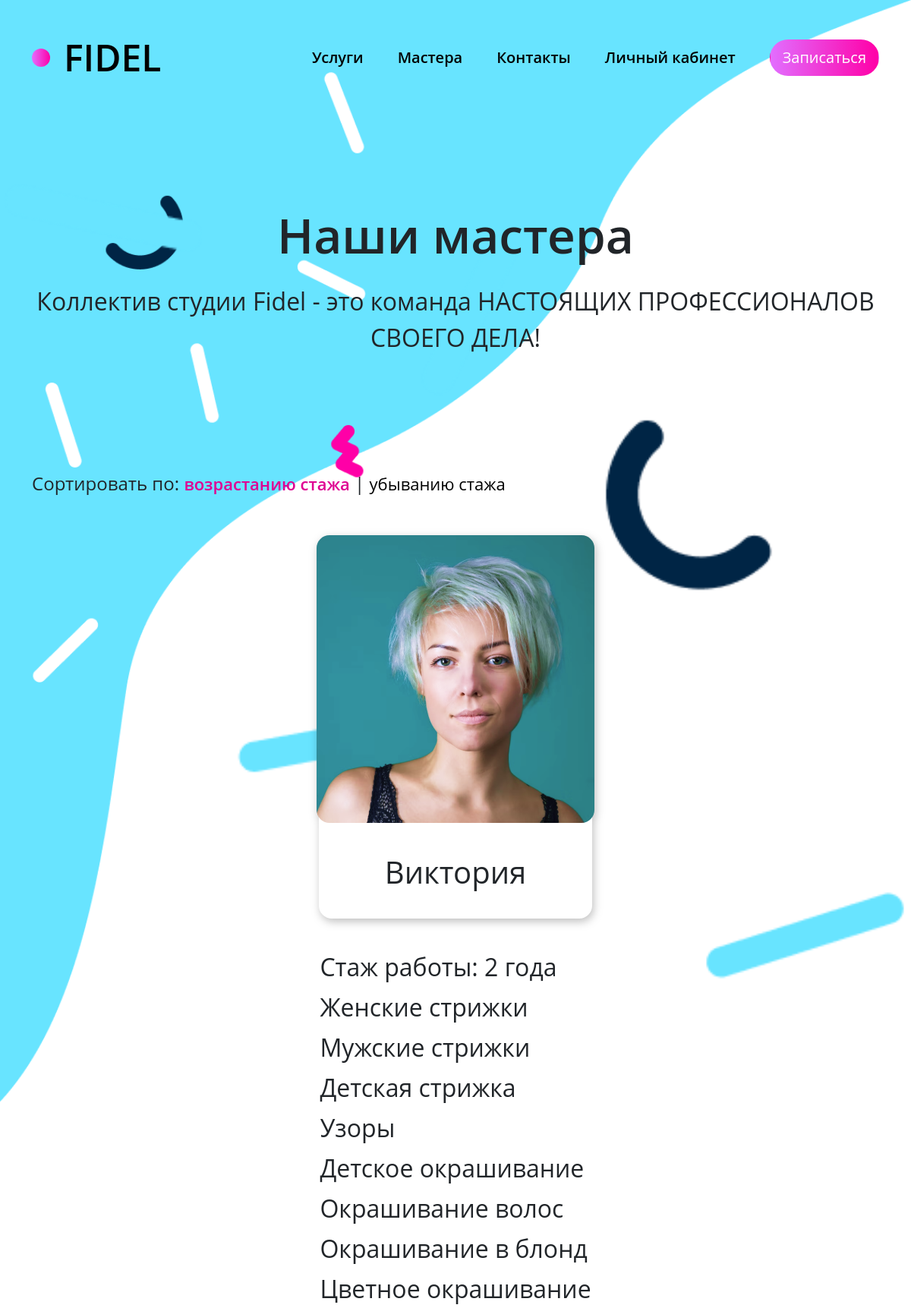
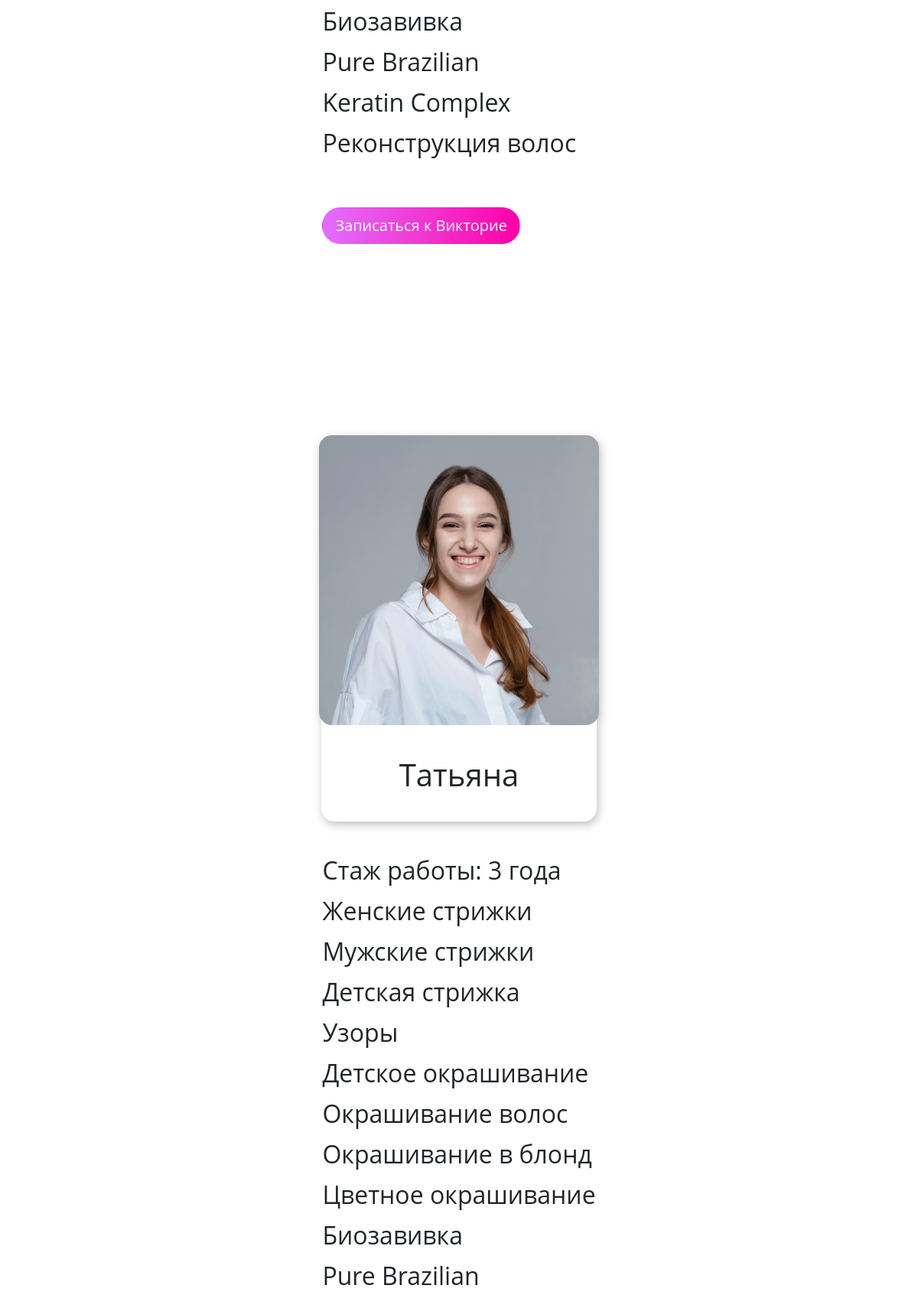
Page /masters/ (upper part) on the committed database (2 pictures, top to bottom).
### app/models.py (models this page shows, shortened)
class Master(models.Model):
    name = models.CharField(max_length=100)
    image_path = models.CharField(max_length=200)
    services = models.TextField()
    experience_years = models.PositiveIntegerField()
    def get_services_list(self):
        return self.services.split('\n')
    def get_experience_display(self):
        years = self.experience_years
        if 11 <= years % 100 <= 19:
            return f"{years} лет"
        elif years % 10 == 1:
            return f"{years} год"
        elif 2 <= years % 10 <= 4:
            return f"{years} года"
        else:
            return f"{years} лет"
    def get_name_with_ending(self):
        if self.name.endswith('а') or self.name.endswith('я'):
            return f"{self.name[:-1]}е"
        elif self.name.endswith('ий'):
            return f"{self.name[:-2]}ию"
        else:
            return f"{self.name}у"

### app/views.py (the view)
# urls.py: path("masters/", views.masters, name="masters"),
def masters(request):
    masters = Master.objects.all()
    sort_order = request.GET.get('sort', 'asc')
    if sort_order == 'desc':
        masters = Master.objects.all().order_by('-experience_years')
    else:
        masters = Master.objects.all().order_by('experience_years')
    paginator = Paginator(masters, 4)
    page = request.GET.get('page')
    try:
        masters = paginator.page(page)
    except PageNotAnInteger:
        masters = paginator.page(1)
    except EmptyPage:
        masters = paginator.page(paginator.num_pages)
    return render(request, "masters.html", {'masters': masters, 'sort_order': sort_order})

### app/templates/masters.html (shortened to what this page needs)
{% extends "base.html" %}
{% block content %}
{% load static %}
<div class="section container">
    <div class="page-title">
        <h1 class="title-primary">Наши мастера</h1>
        <p class="secondary-subtext">Коллектив cтудии Fidel - это команда НАСТОЯЩИХ ПРОФЕССИОНАЛОВ СВОЕГО ДЕЛА!</p>
    </div>
    <div class="sort-block">
        <span>Сортировать по: </span>
        <a href="?sort=asc" class="{% if sort_order == 'asc' %}active-link{% endif %} sort-link">возрастанию стажа</a> |
        <a href="?sort=desc" class="{% if sort_order == 'desc' %}active-link{% endif %} sort-link">убыванию стажа</a>
    </div>
    <div class="masters-list">
        {% for master in masters %}
            <div class="master-block col-12">
                <div class="master-card">
                    <img class="master-image" src="{% static 'img/' %}{{ master.image_path }}">
                    <span class="master-name">{{ master.name }}</span>
                </div>
                <div class="sideblock">
                    <div class="services-list">
                        <p>Стаж работы: {{ master.get_experience_display }}</p>
                        {% for service in master.get_services_list %}
                            <p>{{ service }}</p>
                        {% endfor %}
                    </div>
                    <a class="btn btn-lg" href="/#form-block">Записаться к {{ master.get_name_with_ending }}</a>
                </div>
            </div>
        {% endfor %}
    </div>
</div>
{% endblock content %}

### app/static/css/style.css (style rules this page uses)
* { font-family: 'Open Sans', sans-serif; }
a { text-decoration: none !important; color: black !important; }
.btn { background: linear-gradient(90deg, #E26EFF, #FF00A7); color: white !important; border-radius: 40px !important; }
.services-list { padding: 0; font-size: 32px; width: 545px; display: flex; flex-direction: column; gap: 40px; margin-bottom: 60px; }
h1.title-primary { font-weight: 600; margin-bottom: 55px; }
.master-card { display: flex; width: 360px; height: 505px; background-color: white; border-radius: 17px; filter: drop-shadow(2px 4px 6px rgba(0, 0, 0, 0.25)); flex-direction: column; align-items: center; margin: 0 100px; }
.masters-list { display: flex; flex-wrap: wrap; gap: 250px; }
.master-name { margin-top: 35px; font-size: 40px; }
.master-image { border-radius: 17px; }
.master-block { display: flex; }
.services-list { display: flex; flex-direction: column; flex-wrap: wrap; width: auto; height: 400px; row-gap: 5px; }
.services-list p { margin: 0; }
.page-title { width: 1030px; margin: 0 auto; margin-bottom: 150px; }
.page-title p, .page-title h1 { text-align: center; }
.page-title h1 { font-size: 64px; margin-bottom: 24px; }
.page-title p { font-size: 32px; }
a.active-link { font-weight: 600; color: #DF0092 !important; }
.sort-block { margin-bottom: 50px; font-size: 24px; }
.sort-link { font-size: 22px; }
@media screen and (max-width: 1440px) { .master-block { display: flex; flex-direction: column; align-items: center; gap: 40px; } }
@media screen and (max-width: 1440px) { .services-list { height: auto; } }
@media screen and (max-width: 1440px) { .page-title { width: auto; } }

### rows in the picture
Master: image_path (picture), name "Виктория", experience "2 года", get_services_list "Женские стрижки" "Мужские стрижки" "Детская стрижка" "Узоры" "Детское окрашивание" "Окрашивание волос" "Окрашивание в блонд" "Цветное окрашивание" "Биозавивка" "Pure Brazilian" "Keratin Complex" "Реконструкция волос", get_name_with_ending "Викторие"
Master: image_path (picture), name "Татьяна", experience "3 года", get_services_list "Женские стрижки" "Мужские стрижки" "Детская стрижка" "Узоры" "Детское окрашивание" "Окрашивание волос" "Окрашивание в блонд" "Цветное окрашивание" "Биозавивка" "Pure Brazilian"
